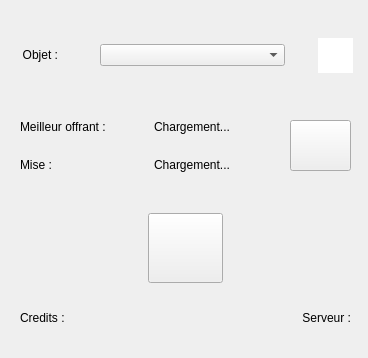
<?xml version="1.0" encoding="UTF-8"?>
<ui version="4.0">
 <class>ItemSelectionWindow</class>
 <widget class="QMainWindow" name="ItemSelectionWindow">
  <property name="geometry">
   <rect>
    <x>0</x>
    <y>0</y>
    <width>368</width>
    <height>358</height>
   </rect>
  </property>
  <property name="windowTitle">
   <string>Blue</string>
  </property>
  <property name="windowIcon">
   <iconset resource="resources.qrc">
    <normaloff>:/images/blue_icon.ico</normaloff>:/images/blue_icon.ico</iconset>
  </property>
  <widget class="QWidget" name="centralwidget">
   <widget class="QWidget" name="gridLayoutWidget">
    <property name="geometry">
     <rect>
      <x>-10</x>
      <y>0</y>
      <width>391</width>
      <height>111</height>
     </rect>
    </property>
    <layout class="QGridLayout" name="gridLayout">
     <item row="0" column="2">
      <widget class="QLabel" name="label_2">
       <property name="minimumSize">
        <size>
         <width>35</width>
         <height>35</height>
        </size>
       </property>
       <property name="maximumSize">
        <size>
         <width>35</width>
         <height>35</height>
        </size>
       </property>
       <property name="autoFillBackground">
        <bool>false</bool>
       </property>
       <property name="styleSheet">
        <string notr="true">QLabel {background-color: white;}</string>
       </property>
       <property name="text">
        <string/>
       </property>
      </widget>
     </item>
     <item row="0" column="0">
      <widget class="QLabel" name="label">
       <property name="minimumSize">
        <size>
         <width>50</width>
         <height>20</height>
        </size>
       </property>
       <property name="maximumSize">
        <size>
         <width>50</width>
         <height>20</height>
        </size>
       </property>
       <property name="text">
        <string>Objet : </string>
       </property>
       <property name="alignment">
        <set>Qt::AlignCenter</set>
       </property>
      </widget>
     </item>
     <item row="0" column="1">
      <widget class="QComboBox" name="comboBox">
       <property name="minimumSize">
        <size>
         <width>185</width>
         <height>0</height>
        </size>
       </property>
       <property name="maximumSize">
        <size>
         <width>185</width>
         <height>16777215</height>
        </size>
       </property>
       <property name="currentText">
        <string/>
       </property>
      </widget>
     </item>
    </layout>
   </widget>
   <widget class="QWidget" name="gridLayoutWidget_2">
    <property name="geometry">
     <rect>
      <x>20</x>
      <y>110</y>
      <width>261</width>
      <height>71</height>
     </rect>
    </property>
    <layout class="QGridLayout" name="gridLayout_2">
     <item row="0" column="0">
      <widget class="QLabel" name="label_3">
       <property name="text">
        <string>Meilleur offrant :</string>
       </property>
      </widget>
     </item>
     <item row="1" column="0">
      <widget class="QLabel" name="label_4">
       <property name="text">
        <string>Mise :</string>
       </property>
      </widget>
     </item>
     <item row="0" column="1">
      <widget class="QLabel" name="ownerLabel">
       <property name="text">
        <string>Chargement...</string>
       </property>
      </widget>
     </item>
     <item row="1" column="1">
      <widget class="QLabel" name="bidLabel">
       <property name="text">
        <string>Chargement...</string>
       </property>
      </widget>
     </item>
    </layout>
   </widget>
   <widget class="QPushButton" name="refreshButton">
    <property name="geometry">
     <rect>
      <x>290</x>
      <y>120</y>
      <width>61</width>
      <height>51</height>
     </rect>
    </property>
    <property name="toolTip">
     <string>Mettre les données à jour</string>
    </property>
    <property name="text">
     <string/>
    </property>
    <property name="icon">
     <iconset resource="resources.qrc">
      <normaloff>:/images/refresh.png</normaloff>:/images/refresh.png</iconset>
    </property>
    <property name="iconSize">
     <size>
      <width>32</width>
      <height>32</height>
     </size>
    </property>
   </widget>
   <widget class="QWidget" name="verticalLayoutWidget">
    <property name="geometry">
     <rect>
      <x>0</x>
      <y>210</y>
      <width>371</width>
      <height>77</height>
     </rect>
    </property>
    <layout class="QVBoxLayout" name="verticalLayout">
     <item alignment="Qt::AlignHCenter">
      <widget class="QPushButton" name="startButton">
       <property name="minimumSize">
        <size>
         <width>75</width>
         <height>70</height>
        </size>
       </property>
       <property name="maximumSize">
        <size>
         <width>75</width>
         <height>70</height>
        </size>
       </property>
       <property name="toolTip">
        <string>Lancer le bot</string>
       </property>
       <property name="text">
        <string/>
       </property>
       <property name="icon">
        <iconset resource="resources.qrc">
         <normaloff>:/images/play.png</normaloff>:/images/play.png</iconset>
       </property>
       <property name="iconSize">
        <size>
         <width>48</width>
         <height>48</height>
        </size>
       </property>
      </widget>
     </item>
    </layout>
   </widget>
   <widget class="QLabel" name="creditsAmountLabel">
    <property name="geometry">
     <rect>
      <x>20</x>
      <y>310</y>
      <width>221</width>
      <height>16</height>
     </rect>
    </property>
    <property name="text">
     <string>Credits :</string>
    </property>
   </widget>
   <widget class="QLabel" name="serverLabel">
    <property name="geometry">
     <rect>
      <x>250</x>
      <y>310</y>
      <width>101</width>
      <height>16</height>
     </rect>
    </property>
    <property name="text">
     <string>Serveur :</string>
    </property>
    <property name="alignment">
     <set>Qt::AlignRight|Qt::AlignTrailing|Qt::AlignVCenter</set>
    </property>
   </widget>
  </widget>
  <widget class="QMenuBar" name="menubar">
   <property name="geometry">
    <rect>
     <x>0</x>
     <y>0</y>
     <width>368</width>
     <height>20</height>
    </rect>
   </property>
  </widget>
  <widget class="QStatusBar" name="statusbar">
   <property name="sizeGripEnabled">
    <bool>false</bool>
   </property>
  </widget>
 </widget>
 <resources>
  <include location="resources.qrc"/>
 </resources>
 <connections/>
</ui>
